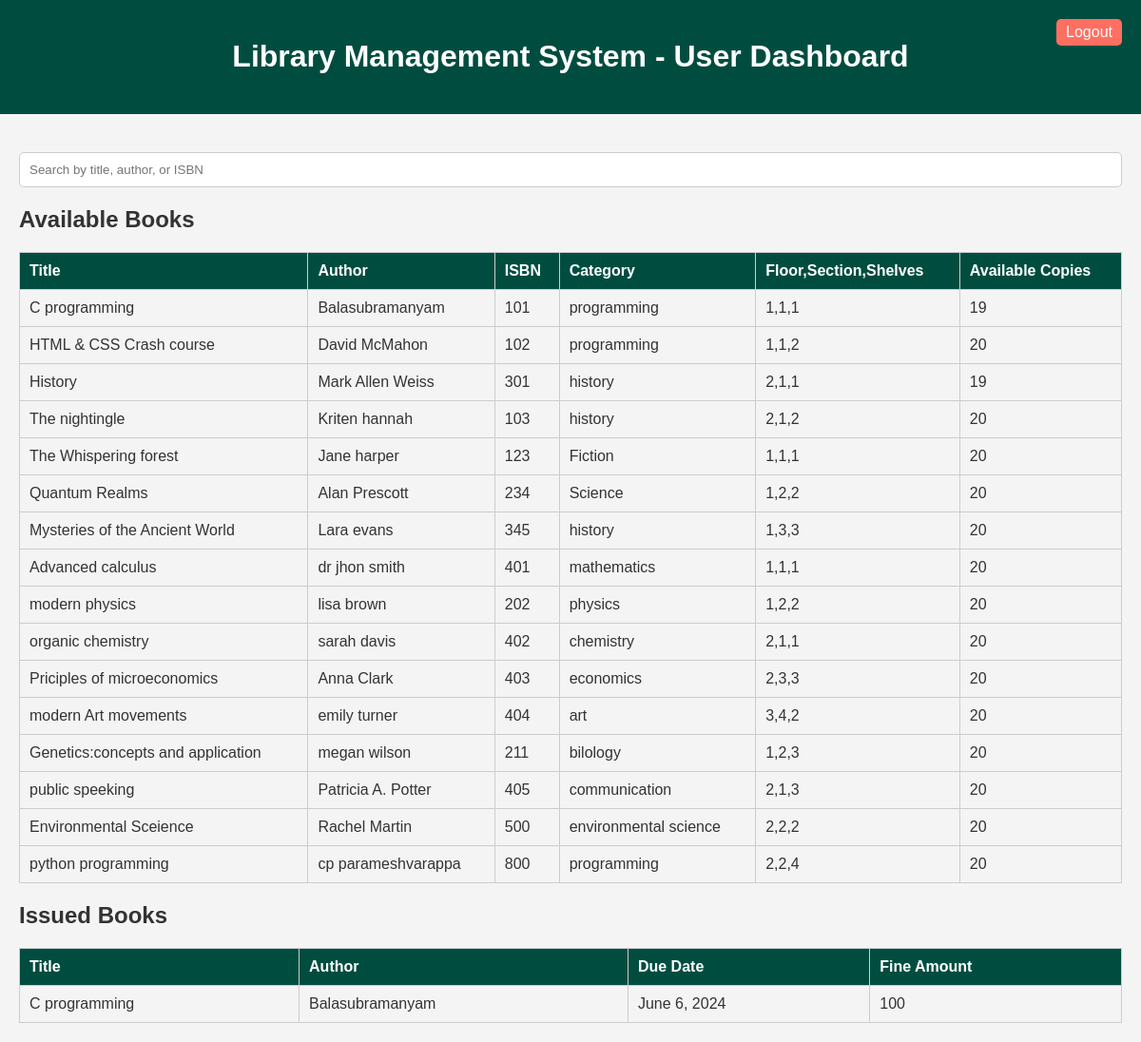
Screenshot of /user/ (signed in) with the database file from the repository.
### app/models.py (models this page shows, shortened)
class Book(models.Model):
    title = models.CharField(max_length=255)
    isbn = models.CharField(max_length=13, unique=True)
    author = models.CharField(max_length=255)
    category = models.CharField(max_length=100)
    total_copies = models.PositiveIntegerField()
    available_copies = models.PositiveIntegerField()
    location = models.CharField(max_length=30, null=True)

class IssuedBook(models.Model):
    user = models.ForeignKey(User, on_delete=models.CASCADE)
    book = models.ForeignKey(Book, on_delete=models.CASCADE)
    isbn = models.CharField(max_length=13)
    issue_date = models.DateField(auto_now_add=True)
    due_date = models.DateField()
    is_returned = models.BooleanField(default=False)
    @property
    def fine_amount(self):
        if self.is_returned:
            return 0
        today = timezone.now().date()
        if today > self.due_date:
            overdue_days = (today - self.due_date).days
            return overdue_days * 10
        return 0

### app/views.py (the view)
# urls.py: path('user/', views.user_dashboard, name='user_dashboard'),
@login_required(login_url='login')
def user_dashboard(request):
    issued_books = IssuedBook.objects.filter(user=request.user, is_returned=False)
    books = Book.objects.all()
    return render(request, 'user_dashboard.html', {'issued_books': issued_books,'books':books})

### app/templates/user_dashboard.html (shortened to what this page needs)
<!DOCTYPE html>
<html lang="en">
<head>
</head>
<body>
    <header>
        <h1>Library Management System - User Dashboard</h1>
        <div class="user-profile">
            <a href="{% url 'signout' %}" class="logout-btn" style="text-decoration:none;">Logout</a>
        </div>
    </header>
    <main class="main-content">
        <section class="search-filter">
            <input type="text" id="search-bar" class="search-bar" onkeyup="filterBooks()" placeholder="Search by title, author, or ISBN">
        </section>
        <h2>Available Books</h2>
        <table class="book-table" id="books-table">
            <thead>
                <tr>
                    <th>Title</th>
                    <th>Author</th>
                    <th>ISBN</th>
                    <th>Category</th>
                    <th>Floor,Section,Shelves</th>
                    <th>Available Copies</th>
                </tr>
            </thead>
            <tbody>
                {% for book in books %}
                <tr>
                    <td>{{ book.title }}</td>
                    <td>{{ book.author }}</td>
                    <td>{{ book.isbn }}</td>
                    <td>{{ book.category }}</td>
                    <td>{{ book.location }}</td>
                    <td>{{ book.available_copies }}</td>
                </tr>
                {% endfor %}
            </tbody>
        </table>
        <h2>Issued Books</h2>
        <table class="issued-books-table">
            <thead>
                <tr>
                    <th>Title</th>
                    <th>Author</th>
                    <th>Due Date</th>
                    <th>Fine Amount</th>
                </tr>
            </thead>
            <tbody>
                {% if issued_books %}
                    {% for issued_book in issued_books %}
                    <tr>
                        <td>{{ issued_book.book.title }}</td>
                        <td>{{ issued_book.book.author }}</td>
                        <td>{{ issued_book.due_date }}</td>
                        <td>{{ issued_book.fine_amount }}</td>
                    </tr>
                    {% endfor %}
                {% else %}
                    <tr>
                        <td colspan="5">No books issued.</td>
                    </tr>
                {% endif %}
            </tbody>
        </table>
    </main>
</body>
</html>

### app/templates/user_dashboard.html (style rules this page uses)
body { font-family: Arial, sans-serif; margin: 0; padding: 0; background-color: #f4f4f4; color: #333; }
header { background-color: #004d40; color: #fff; padding: 20px; text-align: center; position: relative; }
header .user-profile { position: absolute; right: 20px; top: 20px; display: flex; align-items: center; }
header .user-profile .logout-btn { background-color: #ff6f61; color: #fff; border: none; padding: 5px 10px; cursor: pointer; border-radius: 5px; }
main.main-content { padding: 20px; }
section.search-filter { margin-top: 20px; display: flex; align-items: center; gap: 10px; }
.search-bar { flex: 1; padding: 10px; border: 1px solid #ccc; border-radius: 5px; }
.book-table, .issued-books-table { width: 100%; border-collapse: collapse; margin-top: 20px; }
.book-table th, .book-table td, .issued-books-table th, .issued-books-table td { border: 1px solid #ccc; padding: 10px; text-align: left; }
.book-table th, .issued-books-table th { background-color: #004d40; color: #fff; }

### rows the page displays
Book: title "C programming", author "Balasubramanyam", isbn "101", category "programming", location "1,1,1", available_copies "19"
Book: title "HTML & CSS Crash course", author "David McMahon", isbn "102", category "programming", location "1,1,2", available_copies "20"
Book: title "History", author "Mark Allen Weiss", isbn "301", category "history", location "2,1,1", available_copies "19"
Book: title "The nightingle", author "Kriten hannah", isbn "103", category "history", location "2,1,2", available_copies "20"
Book: title "The Whispering forest", author "Jane harper", isbn "123", category "Fiction", location "1,1,1", available_copies "20"
Book: title "Quantum Realms", author "Alan Prescott", isbn "234", category "Science", location "1,2,2", available_copies "20"
Book: title "Mysteries of the Ancient World", author "Lara evans", isbn "345", category "history", location "1,3,3", available_copies "20"
Book: title "Advanced calculus", author "dr jhon smith", isbn "401", category "mathematics", location "1,1,1", available_copies "20"
Book: title "modern physics", author "lisa brown", isbn "202", category "physics", location "1,2,2", available_copies "20"
Book: title "organic chemistry", author "sarah davis", isbn "402", category "chemistry", location "2,1,1", available_copies "20"
Book: title "Priciples of microeconomics", author "Anna Clark", isbn "403", category "economics", location "2,3,3", available_copies "20"
Book: title "modern Art movements", author "emily turner", isbn "404", category "art", location "3,4,2", available_copies "20"
Book: title "Genetics:concepts and application", author "megan wilson", isbn "211", category "bilology", location "1,2,3", available_copies "20"
Book: title "public speeking", author "Patricia A. Potter", isbn "405", category "communication", location "2,1,3", available_copies "20"
Book: title "Environmental Sceience", author "Rachel Martin", isbn "500", category "environmental science", location "2,2,2", available_copies "20"
Book: title "python programming", author "cp parameshvarappa", isbn "800", category "programming", location "2,2,4", available_copies "20"
IssuedBook: book "C programming", book.author "Balasubramanyam", due_date "June 6, 2024", fine_amount "100"
